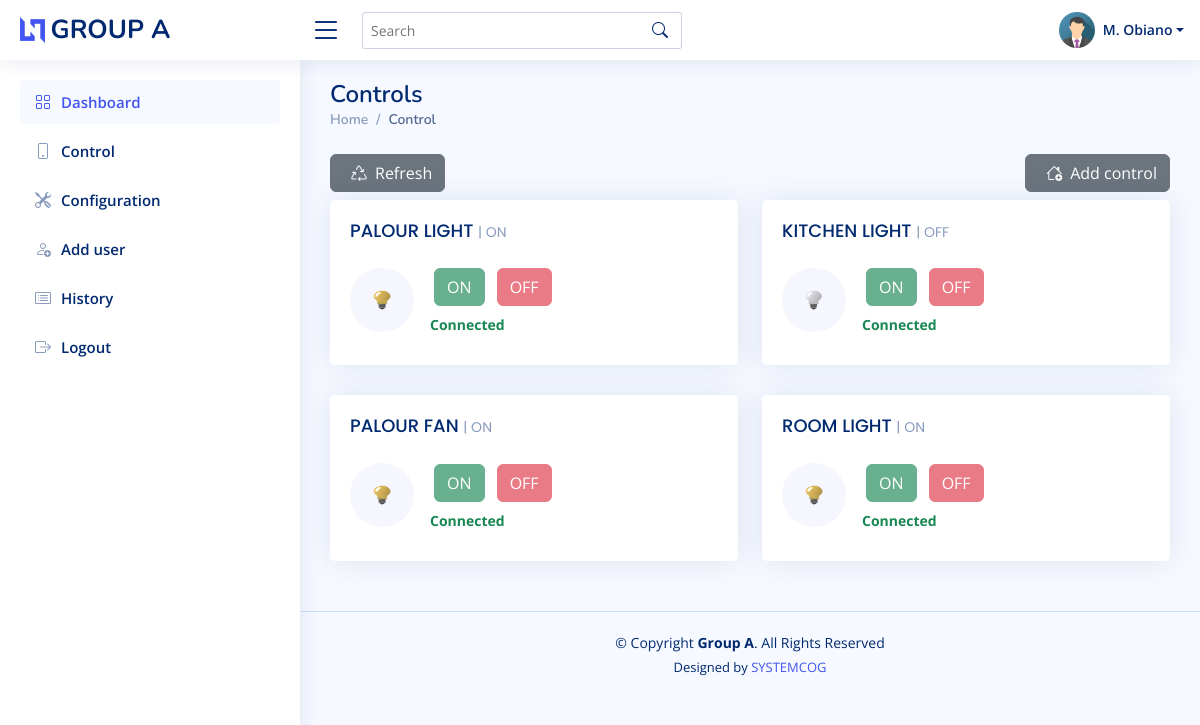
Before: /controls/ (signed in) with the older database file.
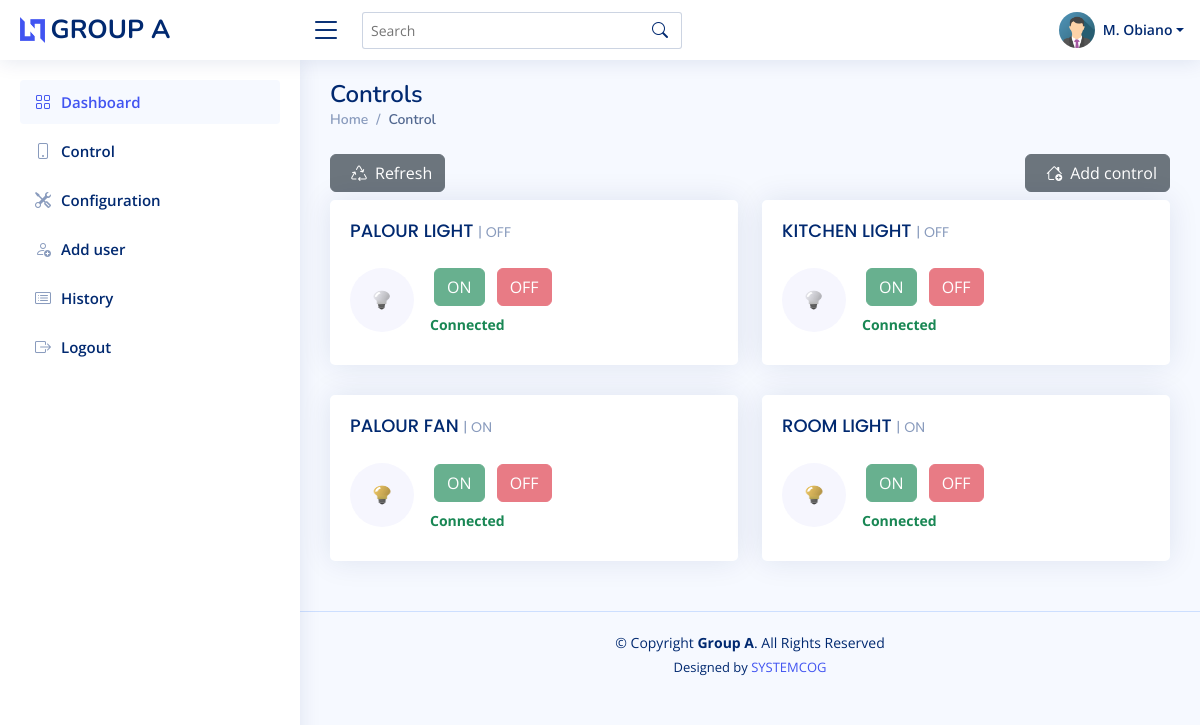
After: the same page with the newer database file.
### account/models.py (models this page shows, shortened)
class Control(models.Model):
    name = models.CharField(max_length=100)
    keyword = models.CharField(max_length=100)
    level = models.IntegerField(default=0)
    status = models.BooleanField(default=False)
    acknowledge_response = models.BooleanField(default=False)
    connection_status = models.BooleanField(default=False)
    image = models.ImageField(upload_to='control', default='control.png', blank=True, null=True)
    user = models.ForeignKey(User, models.CASCADE)
    ref = models.UUIDField(default=uuid.uuid4, editable=False)
    created = models.DateTimeField(default=timezone.now)

### account/decorators.py (the view)
        def wrapper_func(request, *args, **kwargs):
            group = None
            if request.user.groups.exists():
                group = request.user.groups.all()[0].name
            if group in allowed_roles:
                return view_func(request, *args, **kwargs)
            else:
                return render(request,'account/404.html')

### account/forms.py
class ControlForm(forms.ModelForm):
    class Meta:
        model = Control
        fields = ['level','image']

### account/context_processors.py (called while the page is built)
def config_objects(request):
    from .models import Config
    if not Config.objects.all().exists():
        Config.objects.create()
    return {'config': Config.objects.get(id=1)}

### account/views.py (called while the page is built, shortened)
@login_required(login_url='login')
@allowed_users(allowed_roles=['visitor','admin'])
def control(request):
    user = request.user
    control = Control.objects.all()
    form = ControlForm()
    context = {
        'control':control,
        'form':form,
    }
    return render(request, 'account/control.html', context)

### account/templates/account/control.html (shortened to what this page needs)
{% extends 'account/main.html' %}
{% load crispy_forms_tags %}
{% load static %}
{% block content %}
<div class="pagetitle">
    <h1>Controls</h1>
    <nav>
      <ol class="breadcrumb">
        <li class="breadcrumb-item"><a href="{% url 'home' %}">Home</a></li>
        <li class="breadcrumb-item active">Control</li>
      </ol>
    </nav>
</div>
<div class="d-flex justify-content-between">
    <a href="{% url 'refresh' %}" class="btn btn-secondary my-2"><i class="bi bi-recycle mx-2"></i>Refresh</a>
    <button type="button" class="btn btn-secondary my-2" data-bs-toggle="modal" data-bs-target="#add"><i class="bi bi-house-add mx-2"></i>Add control</button>
</div>
<section class="section dashboard">
    <div class="row">
        {% for control in control %}
        <div class="col-xl-6 col-md-12">
            <div class="card info-card sales-card">
                <div class="card-body">
                    <h5 class="card-title">
                        {{control.name}}
                        {% if control.status %}
                        <span>| ON</span>
                        {% else %}
                        <span>| OFF</span>
                        {% endif %}
                    </h5>
                    <div class="d-flex align-items-center">
                        <div class="card-icon rounded-circle d-flex align-items-center justify-content-center">
                            {% if control.status %}
                            <img src="{% static 'image/on.png' %}" alt="" class="img-fluid rounded-circle" style="width: 20px; height: 20px;">
                            {% else %}
                            <img src="{% static 'image/off.png' %}" alt="" class="img-fluid rounded-circle" style="width: 20px; height: 20px;">
                            {% endif %}
                        </div>
                        <div class="ps-3">
                            {% if control.keyword == 'binary' %}
                            {% if config.connection_status %}
                            <a href="{% url 'on-led' control.ref %}" role="button" class="btn btn-success m-1">ON</a>
                            <a href="{% url 'off-led' control.ref %}" role="button" class="btn btn-danger m-1">OFF</a>
                            {% else %}
                            <button class="btn btn-success m-1 disabled">ON</button>
                            <button class="btn btn-danger m-1 disabled">OFF</button>
                            {% endif %}
                            {% endif %}
                            {% if control.connection_status %}
                            <div class="text-success small pt-1 fw-bold">Connected</div>
                            {% else %}
                            <div class="text-danger small pt-1 fw-bold">Disonnected</div>
                            {% endif %}
                        </div>
                    </div>
                </div>
            </div>
        </div>
        {% endfor %}
    </div>
</section>
{% endblock content %}

Changed rows visible on the page:
changed Control "PALOUR LIGHT": status: picture added; status: picture removed; status "| ON" → "| OFF"
